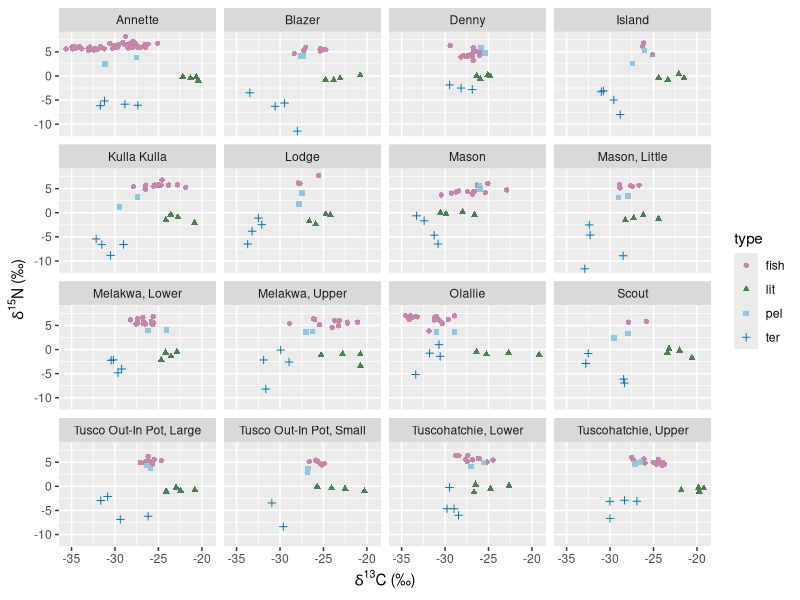
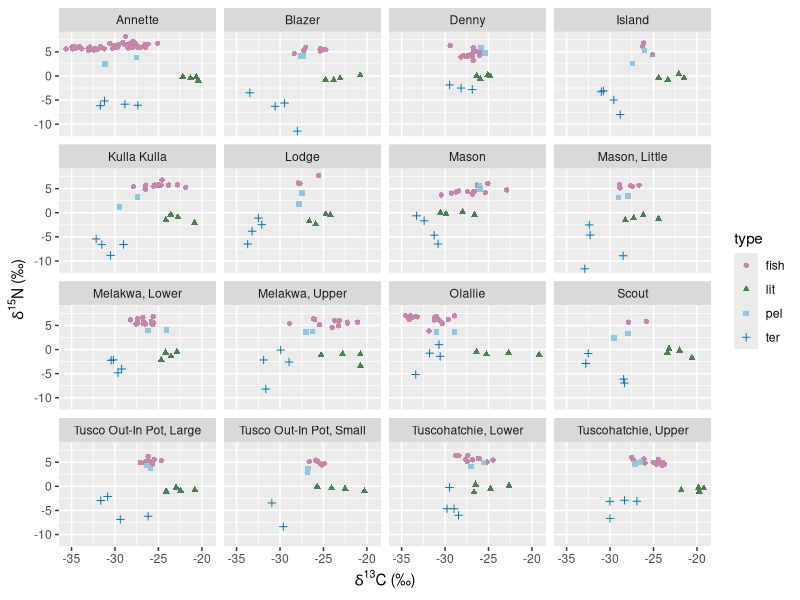

R code for these plots, in order: (Note: this script raises an error after producing the figures.)
#====================================================
#Created by Rebekah Stiling on 3/13/2020, stilir@uw.edu
#Data collected by Rebekah Stiling for MS Thesis at UW SAFS. 
#Figure created as part of Beatiful Graphics taught by Branch Winter 2020
#This is a final script for learning to make isotopebiplots in ggplot, something I currently 
# do in base R. This is the final version.
#=====================================================================
library(tidyverse)

#In order to use ggplot, I need one dataframe
fish <- read_csv("fishCN.csv")
ter <- read_csv("terCN.csv")
lit <- read_csv("litCN.csv")
pel <- read_csv("pelagCN.csv")

#before putting all of these together, I need a category for the sample type
fish$type <-"fish"
ter$type <-"ter"
lit$type <- "lit"
pel$type <- "pel"

#I can bind the pairs of similar groups 
ft.num <-bind_rows(fish,ter) #"Comment" is numeric and is the mass in mg
lp.com <-bind_rows(lit,pel) #"Comment" is charachter and is a fraction or written description.
#I need to change one of them. I change Comment to filtersize
colnames(lp.com)[6]<-"filtersize"

allCN <-bind_rows(ft.num,lp.com)
CN<-allCN %>% filter(Lake != "Rainbow")

ggplot(data = CN, aes(x = d13C_VPDB, y = d15N_air, shape =type)) +
  geom_point(aes(color = type)) +
  scale_color_manual(values = c("#c487a9", "#4d7d53","#92c5de","#0571b0")) +
  facet_wrap(~Lake) +
  labs(x = expression(paste(delta^{13}, "C (\u2030)")),
       y = expression(paste(delta^{15}, "N (\u2030)"))) +
  theme()

ggplot(data = CN, aes(x = d13C_VPDB, y = d15N_air, shape =type)) +
  geom_point(aes(color = type)) +
  scale_color_manual(values = c("#c487a9", "#4d7d53","#92c5de","#0571b0")) +
  facet_wrap(~Lake) +
  labs(x = expression(paste(delta^{13}, "C (\u2030)")),
       y = expression(paste(delta^{15}, "N (\u2030)"))) +
  theme()

+
  guides(colour = guide_legend(override.aes = list(pch = c(20, 17,3,8), 
                                                   color = c("#c487a9", "#4d7d53","#92c5de","#0571b0")))) +
  theme(legend.position=c(.70,.20),
        axis.title.y = element_text(angle = 0))

